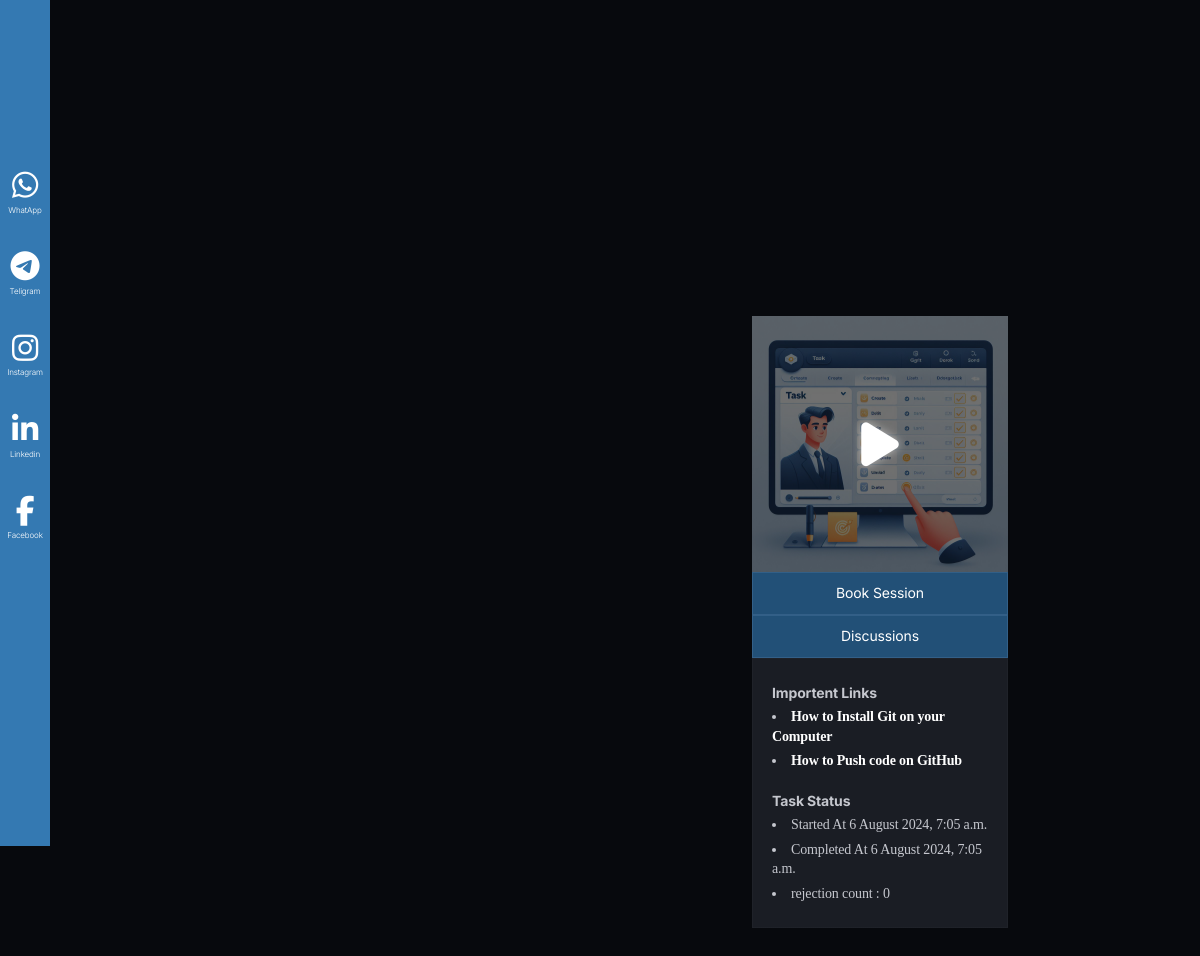
Before: /level-two/ (signed in) with the older database file.
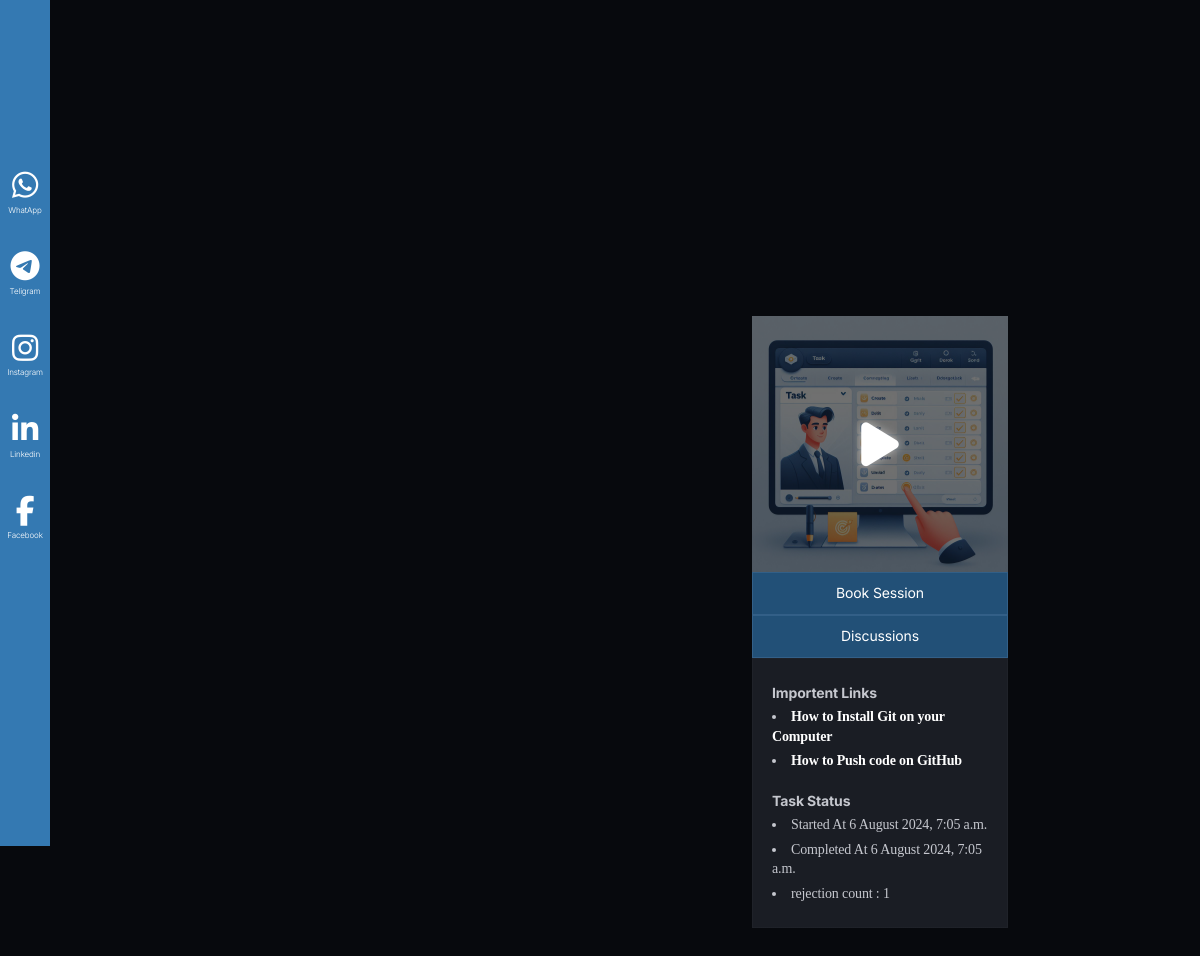
After: the same page with the newer database file.
### accounts/models.py (models this page shows, shortened)
class Student(AbstractBaseUser, PermissionsMixin):
    STATUS_NOT_STARTED = 'not_started'
    STATUS_IN_PROGRESS = 'in_progress'
    STATUS_UNDER_REVIEW = 'under_review'
    STATUS_COMPLETED = 'completed'
    STATUS_REJECTED = 'rejected'
    STATUS_CHOICES = [
        (STATUS_NOT_STARTED, 'Not Started'),
        (STATUS_IN_PROGRESS, 'In Progress'),
        (STATUS_UNDER_REVIEW, 'Under Review'),
        (STATUS_COMPLETED, 'Completed'),
        (STATUS_REJECTED, 'Rejected'),
    ]
    email = models.EmailField(unique=True)
    name = models.CharField(max_length=255)
    profile_pic = models.ImageField(upload_to='profile_pics/', null=True, blank=True)
    phone_no = models.CharField(max_length=15, null=True, blank=True)
    whatsapp_no = models.CharField(max_length=15, null=True, blank=True)
    college = models.CharField(max_length=255, null=True, blank=True)
    domain = models.ForeignKey(Domain, on_delete=models.SET_NULL, null=True, blank=True)
    assignment1 = models.ForeignKey(Assignment, on_delete=models.SET_NULL, null=True, blank=True, related_name='assignment1')
    assignment1status = models.CharField(
        max_length=20,
        choices=STATUS_CHOICES,
        default=STATUS_NOT_STARTED,
    )
    assignment1starttime = models.DateTimeField(blank=True,null=True)
    assignment1endttime = models.DateTimeField(blank=True,null=True)
    assignment1rejectioncount = models.IntegerField(default=0)
    assignment2 = models.ForeignKey(Assignment, on_delete=models.SET_NULL, null=True, blank=True, related_name='assignment2')
    assignment2status = models.CharField(
        max_length=20,
        choices=STATUS_CHOICES,
        default=STATUS_NOT_STARTED,
    )
    assignment2starttime = models.DateTimeField(blank=True,null=True)
    assignment2endttime = models.DateTimeField(blank=True,null=True)
    assignment2rejectioncount = models.IntegerField(default=0)
    assignment3 = models.ForeignKey(Assignment, on_delete=models.SET_NULL, null=True, blank=True, related_name='assignment3')
    assignment3status = models.CharField(
        max_length=20,
        choices=STATUS_CHOICES,
        default=STATUS_NOT_STARTED,
    )
    assignment3starttime = models.DateTimeField(blank=True,null=True)
    assignment3endttime = models.DateTimeField(blank=True,null=True)
    assignment3rejectioncount = models.IntegerField(default=0)
    level_choices_student = [(0, 'Not Started'), (1, 'Level 1'), (2, 'Level 2'), (3, 'Level 3'), (4, 'pending'), (5, 'Certificate Level')]
    level_student = models.IntegerField(choices=level_choices_student, default=0)
    otp = models.IntegerField(null=True, blank=True)
    is_active = models.BooleanField(default=True)
    is_staff = models.BooleanField(default=False)
    date_joined = models.DateTimeField(default=timezone.now)
    objects = StudentManager()
    USERNAME_FIELD = 'email'
    REQUIRED_FIELDS = ['name']

class Assignment(models.Model):
    domain = models.ForeignKey(Domain, on_delete=models.SET_NULL, null=True, blank=True)
    assignment_question = models.CharField(max_length=255)
    assignment_description = models.TextField(null=True, blank=True)
    assignment_requirements = models.TextField(null=True, blank=True)
    assignment_banner = models.ImageField(upload_to='assignment_banners/', null=True, blank=True)
    assignment_banner1 = models.ImageField(upload_to='assignment_banners1/', null=True, blank=True)
    level_choices = [(1, 'Level 1'), (2, 'Level 2'), (3, 'Level 3')]
    level = models.IntegerField(choices=level_choices, default=0)
    links = models.ManyToManyField(RefralLink, null=True, blank=True)
    slug = models.CharField(null=True, blank=True, max_length=100)

### accounts/views.py (the view, shortened to what this page needs)
# urls.py: path('level-two/', views.level_two, name='level2'),
@login_required(login_url='/')
def level_two(request):
    student = request.user
    if student.assignment2status == 'not_started':
        student.assignment2status = 'in_progress'
        student.assignment2starttime = timezone.now()
        student.save()
    elif student.assignment2status == 'rejected':
        student.assignment2status = 'in_progress'
        student.assignment2rejectioncount = int(student.assignment2rejectioncount) + 1
        student.save()
    else:
        pass
    try:
        submitted_data = AssignmentSubmit.objects.get(student=student)
        return render(request, 'level2.html', {"sdata": submitted_data})
    except:
        return render(request, 'level2.html')

### accounts/models.py (called while the page is built)
    def __str__(self):
        return self.domain_name

### templates/level2.html (shortened to what this page needs)
{% load static %}
{% include 'header.html' %}
<section class="support">
    <div class="iconn">
        <div class="spaceicon"></div>
        <i class="fa-brands fa-whatsapp"></i>
        <p>WhatApp</p>
        <i class="fa-brands fa-telegram"></i>
        <p>Teligram</p>
        <i class="fa-brands fa-instagram"></i>
        <p>Instagram</p>
        <i class="fa-brands fa-linkedin-in"></i>
        <p>Linkedin</p>
        <i class="fa-brands fa-facebook-f"></i>
        <p>Facebook</p>
    </div>
</section>
<div class="stg-container">
    <section >
        <div class="stg-row mobtopp">
            <div class="stg-col-8 ">
                <div class="bringer-grid-1cols" data-stagger-appear="zoom-in" data-stagger-unload="zoom-out" data-threshold="0.5" data-stagger-delay="150">
                </div>
            </div>
            <div class="stg-col-4 stg-tp-bottom-gap-l" data-unload="fade-left" style="position: relative; border-radius:0px;">
                <div class="bringer-sticky-block is-init sidesticky" style="transform: translateY(0px);  position: sticky; border-radius:0px;">
                    <div class="card1" id="level1" style="border-radius:0px;">
                        <div class="bac" style="border-radius:0px;"></div>
                        <img style="border-radius:0px;" src="{{user.assignment2.assignment_banner.url}}" data-src="{{user.assignment2.assignment_banner.url}}" alt="" class=" img-fluid">
                        <i id="playbtn1" class="fa-solid fa-play play wow animate__animated animate__backOutDown"></i>
                    </div>
                    <div style="text-align: center;">
                        <a href="{% url 'mentor' %}" class="buttonnn" style="width: 100%; border-radius:0px; color:white;">Book Session</a>
                    </div>
                    <div style="text-align: center;">
                        <a href="/discussions/{{user.assignment2.slug}}" class="buttonnn" style="width: 100%; border-radius:0px;color:white;">Discussions</a>
                    </div>
                    <div class="bringer-block" data-delay="0" data-unload="zoom-out" data-threshold="0.5" style="--mouse-x: 159px; --mouse-y: -71.96250915527344px; padding:5px 20px; border-radius :0px;">
                        <br>
                        <b>Importent Links</b>
                            {% for i in  user.assignment1.links.all %}
                            <li><a style="color:#ffffff;" href="{{i.url}}">{{i.title}}</a></li>
                            {% endfor %}
                            <br>
                            <b>Task Status</b>
                            <li>Started At {{ user.assignment1starttime|date:"j F Y, g:i a" }}</li>
                            <li>Completed At {{user.assignment1endttime|date:"j F Y, g:i a" }}</li>
                            <li>rejection count : {{user.assignment1rejectioncount}}</li>
                            <br>
                    </div>
                </div>
            </div>
        </div>
    </section>
</div>
{% include 'footer.html' %}

Changed rows visible on the page:
changed Student: assignment1rejectioncount "0" → "1"
